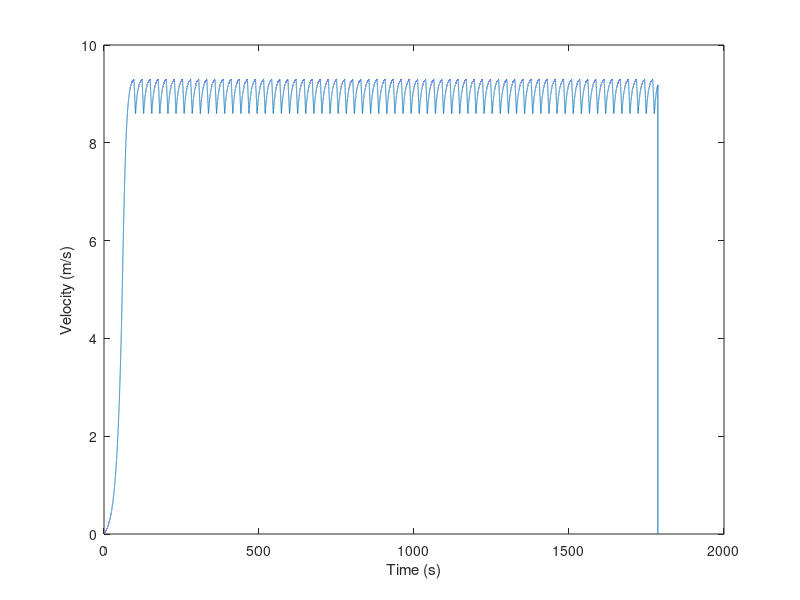

The MATLAB source for this figure: (Note: this script raises an error after producing the figure.)
% SHELL ECOMARATHON Vehicle Model
% By Jordan Jeong and Lucas Razanauskas

%GOAL: AS FUEL EFFICIENT AS POSSIBLE FOR 10 MILES IN 30 MINUTES, about 16.09km

% Constants
clc; clear all; close all; 

%% Vehicle parameters

C_d = 0.20;                 % Drag coefficient [unitless] - estimated value given known values of similar vehicles
A = 0.5;                    % Frontal area [m^2]
m = 85;                     % Vehicle mass [kg]
h_CG = 0.375;               % Vehicle center of gravity height [m]
h_aero = 0.375;             % Vehicle center of pressure [m] (assume same height as CG)
theta = 0;                  % Grade angle [degrees]
rho = 1.2;                  % Air density in Indianapolis [kg/m^3]
l_wb = 1.397;               % Wheel base [m]
g = 9.81;                   % Acceleration due to gravitya [m/s^2]
Wff = 55.45*g;              % Weight on front axle [N]
Wfr = 29.55*g;              % Weight on rear axle [N]
RR = 0.004;                 % Rolling resistance coefficient [unitless]
r_w = .203;                 % Wheel radius [m]
r_t = .2413;                % Tire radius [m]
m_t = .35;                  % Tire mass (single) [kg]
m_w = .65;                  % Wheel mass (single) [kg]
m_as = m_t + m_w;           % Wheel assembly mass (single) [kg]
I_t = 1/2*(m_t*(r_t)^2);    % Inertia of tire [kg*m^2]
I_w = 1/2*(m_w*(r_w)^2);    % Inertia of wheel [kg*m^2]
I_c = 3*(I_t+I_w);          % Inertia of all three wheels and tires [kg*m^2]
mu=0.7;                     % Tire friction coefficient [unitless]
m_eq=3*m+I_c/r_t^2;         % Equivalent mass [kg]


v_peak = 9.3;                 % Speed at which to start coasting [m/s]
v_min = 8.6;                  % Speed at which to stop coasting [m/s]
coast = false;              % Boolean for turning coasting on/off

% Motor Properties
% Must enter the max RPM (no load speed) and max Torque (stall torque) for
% accurate results
V_max = 48; % Motor Voltage [V]
I_max = 56.9; % Stall Current [A]
I_nl = 0.2; % No load current [A]
RPM_max = 3750; % Max Motor Speed [RPM] aka No Load Speed
rad_sec = RPM_max*2*pi()/60;
GR = 9.12; % Max gear ratio
tq_stall = 13.1; % Stall Torque [N-m]
p_max = tq_stall*rad_sec*0.25;
v_max = rad_sec/GR*r_t % Max linear speed
if v_max < 9
    disp("Shit's fucked, not fast enough top speed.")
end


% Drivetrain Properties
eff_d = 0.85;              % Assume 85% drivetrain efficiency
                           % Assume this efficiency is constant at all speeds
                           % Technically gear ratio should go in here but
                           % whatever
% Initialising vectors
dt = 0.01;
t=0:dt:1800;             % Time vector [s] goes to 1800 seconds (30 minutes), duration of race
lt = length(t);
a=zeros(1,lt);                      % define initial acceleration as 0 [m/s^2]
v=zeros(1,lt);                      % define initial velocity as 0 [m/s]
x=zeros(1,lt);                      % define initial position as 0 [m]
Fx=zeros(1,lt);                     % Force at the wheel/road surface [N]
Faero=zeros(1,lt);                  % Force of aerodynamic drag [N]
F_rr=zeros(1,lt);                   % Force of rolling resistance [N]
F_grade=zeros(1,lt);                % Force of grade/incline [N]
eff_m=zeros(1,lt);                  % Efficiency of motor
eff_max = 0.86;                     % Peak motor efficiency as advertised
V = zeros (1,lt);                   % Voltage at specific time
I = zeros (1,lt);                   % Current at specific time
I(1) = I_max;                       % Car will always start at stall current
P = zeros (1,lt);                   % Power at specific time
E = zeros (1,lt);                   % Total Energy at specific time [kWh] 
goal = zeros(1,lt);                 % This is what we want to be 200+ [mi/kWh]
eff_m_in = zeros(1,101);
for j=1:80
    eff_m_in(j) = eff_max*j/86+0.01;
end
for j=81:101
    eff_m_in(j) = eff_max*(1-(j-90)^2);
end
rpm = 0:1:100;
eff_m_in

for j=2:length(t)
    speed_percent = v(j-1)/v_max;                   % How fast the motor is spinning compared to its maximum speed
    
    eff_m(j) = 0.85*(speed_percent/0.9)+0.01;       % Efficiency is a function of motor speed, where peak is at 90% of peak RPM
    %replace this with an array and use interp1
    tq = tq_stall*(1-speed_percent);                % The faster you are spinning, the less torque you have
    Fx(j)= mu*Wfr*cosd(theta)/(1-mu*h_CG/l_wb);     % Max tractive force of rear wheel [N]
    
    if Fx(j)*r_t > (tq*GR)                          % Tractive force times tire radius cannot exceed provided torque
        Fx(j)= tq*GR/r_t*eff_d*eff_m(j);                  
    else
        Fx(j)=Fx(j)*eff_d*eff_m(j);                       
    end

    V(j) = V_max*(speed_percent);                   % Probably have to use kV here rather than speed percent but oh well
    I(j) = (I_max-I_nl)*(1-speed_percent)+I_nl;     % Not sure about this
    
    Faero(j) = 0.5*rho*C_d*A*v(j-1)^2;              % Aero force [N]
    F_rr(j)=v(j-1)*RR*m*g*cosd(theta);              % Rolling resistance [N]
    F_grade(j)=m*g*sind(theta);                     % Grade force (always zero since the track is flat) [N]
    if coast
        V(j) = 0;
        I(j) = 0;
        Fx(j) = 0;
    end   
    a(j)=(Fx(j)-Faero(j)-F_rr(j)-F_grade(j))/m_eq;  % Resultant acceleration[m/s^2]
    v(j)=a(j)*(t(j)-t(j-1))+v(j-1);                 % Velocity [m/s]
    P(j) = V(j)*I(j)/1000;                          % Power [kW]
    E(j) = E(j-1)+P(j)*dt/3600;                     % Energy [kWh]
    if v(j)>v_max*0.9                               % For simplicity, we limit motor speed to 90% of peak
        v(j)=v_max*0.9;
        a(j)=0;
    end
    x(j)=v(j)*(t(j)-t(j-1))+x(j-1);                 % Position [m]
    if x(j) > 15700
        x(j) = 15700;
        v(j)= 0;
    end
    goal(j) = x(j)./E(j)/1610;
    if v(j) >= v_peak
        coast = true;
    end
    if v(j) <= v_min
        coast = false;
    end
end
goal(2) = 0; % prevents infinite spike because E(2) is zero because V(2) is zero because v(1) is zero


figure
plot(t,v)
xlabel("Time (s)")
ylabel("Velocity (m/s)")
yline(v_max)
sgtitle("Velocity over Time")

figure
plot(t,x)
xlabel("Time (s)")
ylabel("Distance (m)")
yline(15700/4)
yline(15700/2)
yline(15700*3/4)
yline(15700)
sgtitle("Distance over Time")

figure
plot(t,P)
xlabel("Time (s)")
ylabel("Power (kW)")
%yline(600)
sgtitle("Power")

figure
plot(t,E)
xlabel("Time (s)")
ylabel("Energy (kWh)")
sgtitle("Total Energy")

figure
plot(t,goal)
xlabel("Time (s)")
ylabel("Efficiency (mi/kWh)")
sgtitle("Efficiency")

figure
plot(t,eff_m)
xlabel("Time (s)")
ylabel("Efficiency")
sgtitle("Motor Efficiency")

figure
plot(t,V)
xlabel("Time (s)")
ylabel("Voltage (V)")
sgtitle("Voltage")

figure
plot(t,I)
xlabel("Time (s)")
ylabel("Current (A)")
sgtitle("Current")


% Need to make an array or equation of efficiency of the motor
% E_motor = [] is a function of rpm 
% since we don't have a given motor curve, we assume peak efficiency is at
% 90% of peak RPM and a linear decrease to 0% effiency at 0% RPM
% Therefore efficiency = 0.9*(RPM/Peak RPM)*Peak efficiency

% Assume we can corner at full speed
% Track Info
% Total length: 3925m (official)
% Below distances measured with google maps
% Starting line to first corner: 636m
% Turn 1/2: 129m (coasting) to 765m
% turn 3 is full speed
% turn 4 entry at 1000m, 235m of possible acceleration
% turn 4 is 95m
% then 114m of straight
% then 56m coasting through chicanes
% then 714m straight
% then 91m turn
% then 55m straight
% then 129m of s turns
% then 78m before turn
% then 30m turn
% then 678m of straight/mild curve
% then 175 m of turns
% 99m straight
% 116m turn
% 410 m straight
% google measurements are 3840, or 85m less than official; maybe small car
% cuts corners
